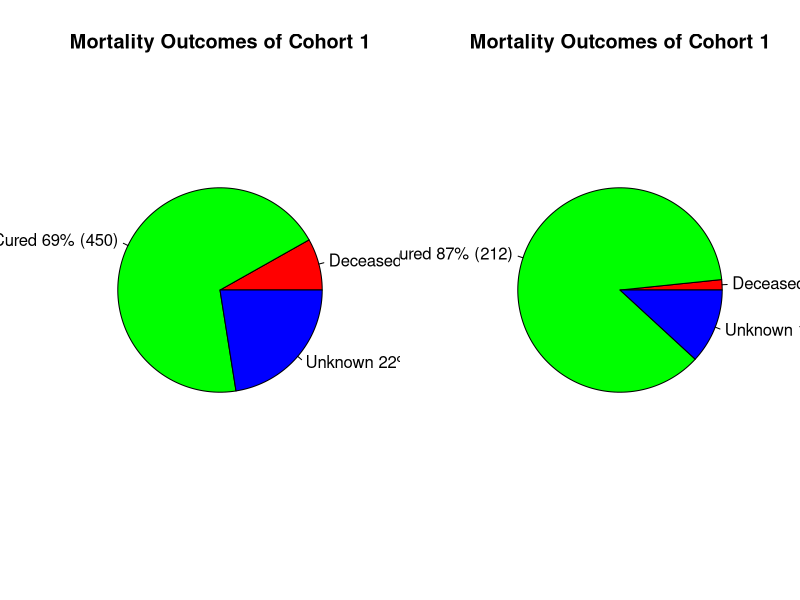

The R source for this figure:
# Pie Chart of Mortality Outcomes
# Table 1: data characteristics of cohort 1 and 2

par(mfrow=c(1,2))  #plot in a 1x2 array

#Cohort 1
slices1 <- c(53, 450, 146)        #values from table
labels1 <- c("Deceased","Cured","Unknown")  #labels from table
pct1 <- round(slices1/sum(slices1)*100)     #percentages
labels1 <- paste(labels1,pct1)              #define chart labels
labels1 <- paste(labels1,"%", sep="")
labels1 <- paste(labels1,slices1,sep=" (")
labels1 <- paste(labels1,")", sep="")
pie(slices1,labels=labels1,col=rainbow(length(labels1)),main="Mortality Outcomes of Cohort 1")

#Cohort 2
slices2 <- c(4, 212, 29)        #values from table
labels2 <- c("Deceased","Cured","Unknown")  #labels from table
pct2 <- round(slices2/sum(slices2)*100)     #percentages
labels2 <- paste(labels2,pct2)              #define chart labels
labels2 <- paste(labels2,"%", sep="")
labels2 <- paste(labels2,slices2,sep=" (")
labels2 <- paste(labels2,")", sep="")
pie(slices2,labels=labels2,col=rainbow(length(labels2)),main="Mortality Outcomes of Cohort 1")
